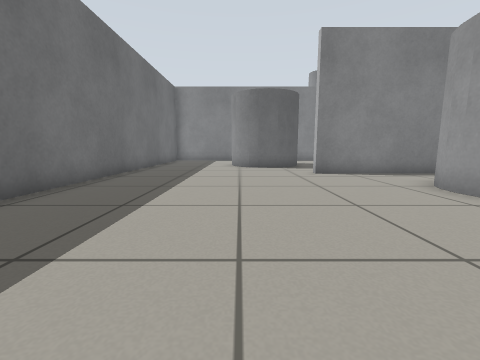
view 1 (above)

19 first-person views from a walk through a robot-simulator world made for Gazebo. The camera is 0.5 m above the floor, tilts 8° down and sees 90° across. The floor is counted in squares, 0.5 m on a side. Each view is taken from the middle of a square. On the plan, view 1 faces up. The plan holds only what a view shows up to about 10 squares ahead; the rest is blank. The place goes on beyond the plan.

view 2
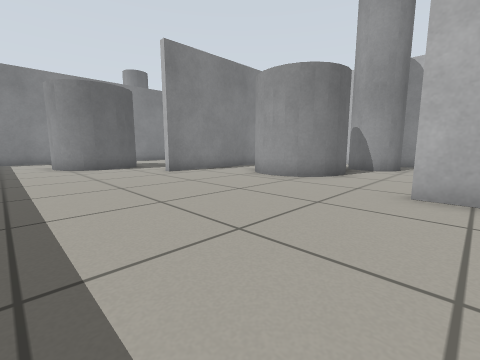

view 3
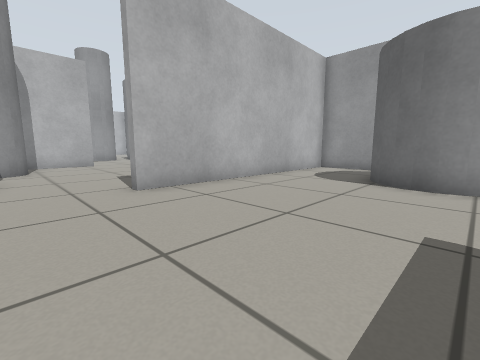

view 4
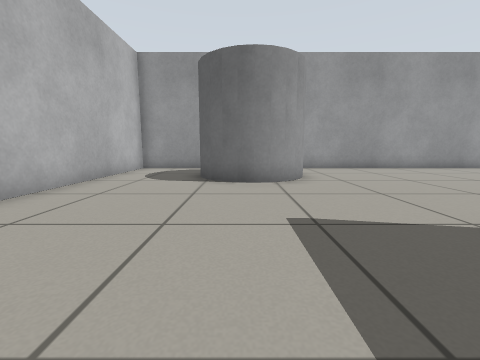

view 5
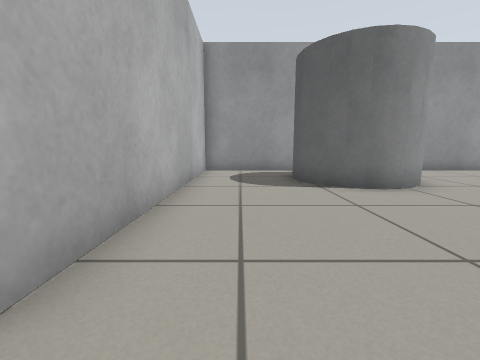

view 6
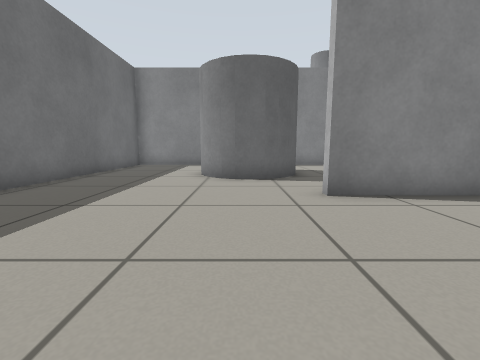

view 7
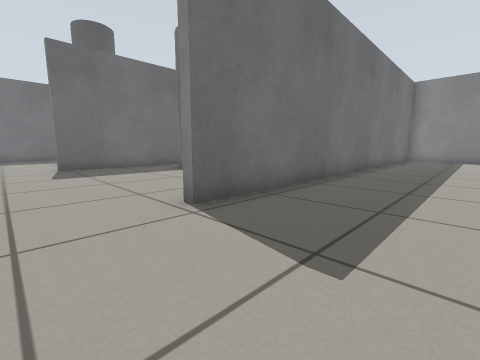

view 8
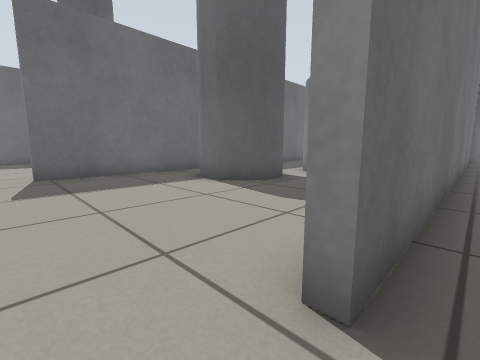

view 9
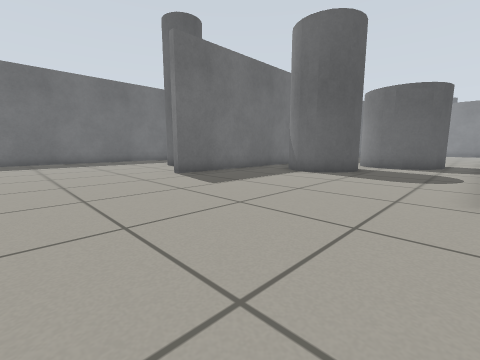

view 10
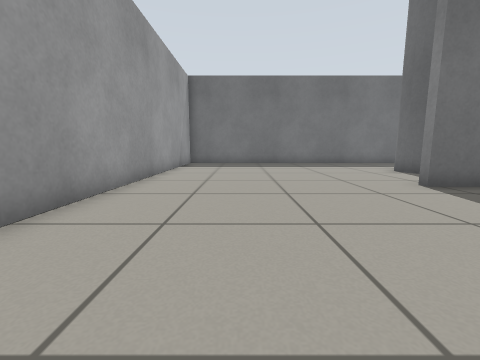

view 11
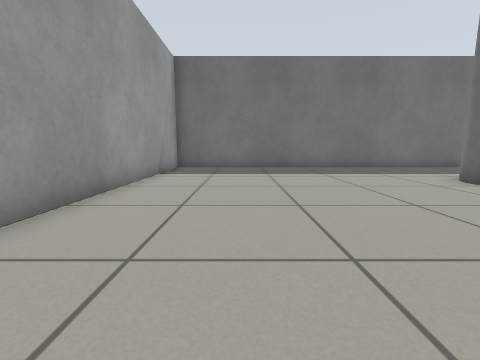

view 12
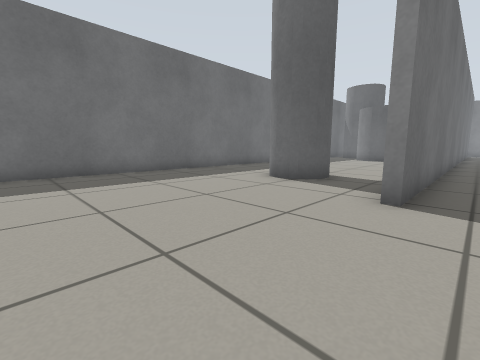

view 13
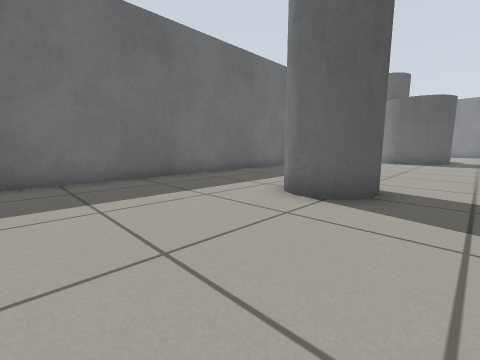

view 14
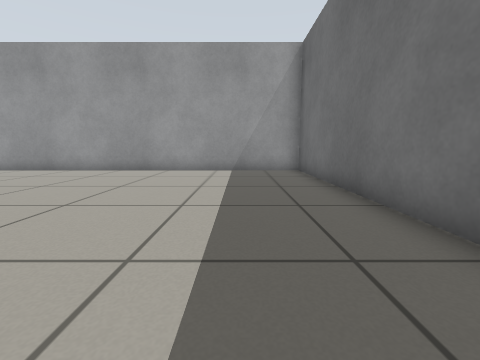

view 15
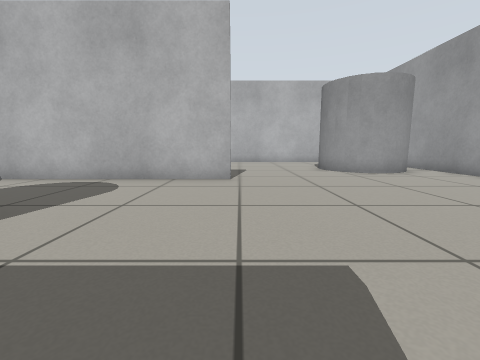

view 16
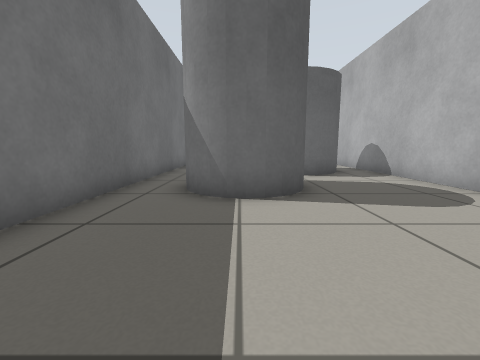

view 17
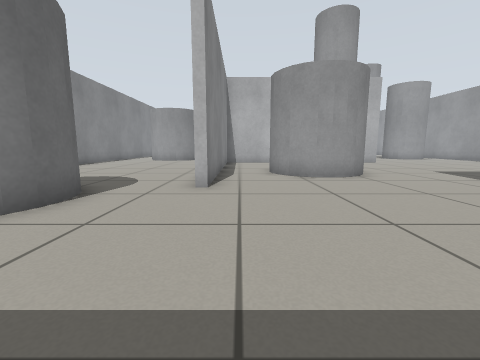

view 18
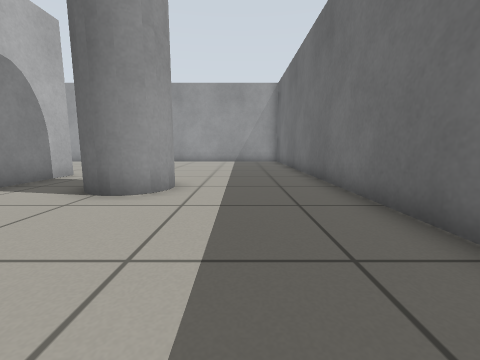

view 19
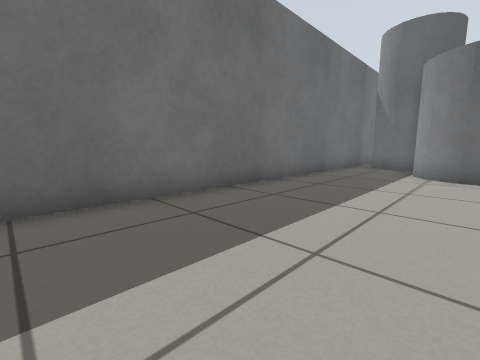

### Floor plan
Key: @ floor where view 1 was taken; # wall or solid block; . floor; C grey cylinder.
Columns run from 22 left of view 1 to 10 right of it. Each row starts with its distance up from view 1.
 14  #.CC             #...      ..
 13  #..CC            #...C  C....
 12  #....            #...CCCC....
 11  #....            #....CC.....
 10 ##.... ..#       ##...........
  9 # .......#      C##......#####
  8 # .......#.  C CC##...........
  7 # .......#.  .CC.##.........C
  6 # .......#.  C...##........CC
  5 # .......#.C CC..##........C
  4 # .......#.CCC...##........CC  C
  3 ##...CC..#.......##.........CC.C
  2 ##...CCC.#.......##............CC
  1 ##...CC..#.......##...... #......
  0 ##.......#............@..##.....
 -1 ##.......................## ..
 -2 ##.......................##
 -3 ##.......................##
 -4 ##.................CCCC..##
 -5 ##.................C  C..#
 -6  #.................C  C..#
 -7  #..................C  ..#
 -8  #########################

Where each view was taken, in squares from view 1:
view 1: 0 up, 0 right, facing up
view 2: 0 up, 2 left, facing up-right
view 3: 3 up, 2 left, facing down-right
view 4: 3 up, 1 left, facing down
view 5: 2 up, 2 right, facing down
view 6: 4 up, 1 right, facing up
view 7: 2 down, 1 left, facing up-left
view 8: 1 down, 4 left, facing up-left
view 9: 5 down, 5 left, facing up-left
view 10: 5 down, 7 left, facing left
view 11: 5 down, 10 left, facing left
view 12: 5 down, 12 left, facing up-left
view 13: 3 down, 14 left, facing up-left
view 14: 2 up, 19 left, facing down
view 15: 0 up, 12 left, facing right
view 16: 1 down, 10 left, facing up
view 17: 8 up, 3 left, facing right
view 18: 8 up, 19 left, facing down
view 19: 4 up, 17 left, facing up-left
